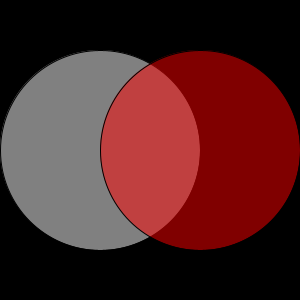
Frame 1 (no input)
Frame 60 (the mouse pressed at the canvas centre just before this capture): identical to frame 1, image omitted
Frame 120 (the mouse held since frame 60 and released just before this capture): identical to frame 1, image omitted

The Processing sketch that drew this single still picture (run headless with seeded random() and noise(); from frame 60 on, the mouse is pressed at the canvas centre):

// Processing sketch: color_RGB
// ── color_RGB.pde
void setup() {
  size(300,300);
}

void draw() {
  background(0);
  fill(128);
  ellipse(width/2-50,height/2,200,200);  
  fill(255, 0, 0, 128);
  ellipse(width/2+50,height/2,200,200);  
}
